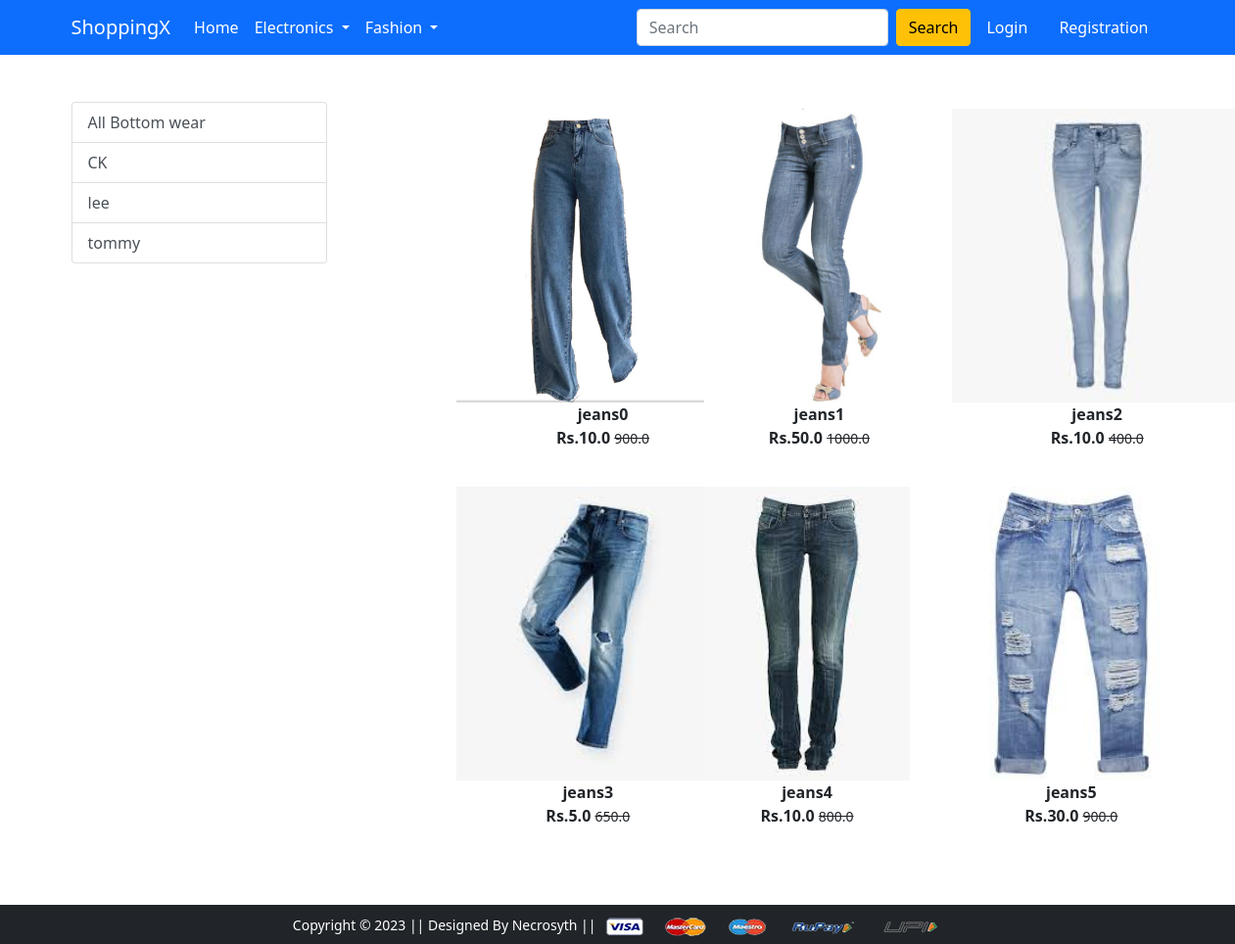
The app's page /bottomwear/ with its own data.
### app/models.py (models this page shows, shortened)
class Product(models.Model):
    title = models.CharField(max_length=100)
    selling_price = models.FloatField()
    discounted_price = models.FloatField()
    description = models.TextField()
    brand = models.CharField(max_length=100)
    category = models.CharField(choices=CATEGORY_CHOICE,max_length=2)
    product_image = models.ImageField(upload_to='productimg')

### app/views.py (the view)
# urls.py: path('bottomwear/',views.bottomwear,name='bottomwear'),
def bottomwear(request,data=None):
    content = show(request,'BW',data)
    return render(request, 'app/bottomwear.html',content)

### app/views.py (called while the page is built)
def show(request,category,data=None):
    brands = Product.objects.filter(category=category).values_list('brand',flat=True).distinct()
    if data == None:
        products = Product.objects.filter(category=category)
    else:
        products = Product.objects.filter(category=category).filter(brand=data)
    detail = {'products':products,'brand_list':brands}
    return detail

### app/templates/app/bottomwear.html (shortened to what this page needs)
{% extends 'app/base.html' %}
{% load static %}
{% block main-content %}
<div class="container my-5">
 <div class="row">
  <div class="col-sm-3">
   <div class="list-group">
    <a href="{% url 'bottomwear' %}" class="list-group-item list-group-item-action" aria-current="true">All Bottom wear</a>
    {% for cat in brand_list %}
    <a href="{% url 'bottomweardata' cat %}" class="list-group-item list-group-item-action" aria-current="true">{{cat}}</a>
    {% endfor %}
   </div>
   </div>
  <div class="col-sm-8 offset-sm-1">
   <div class="row">
        {% for product in products %}
            <div class="col-sm-4 text-center mb-4">
                <a href="{% url 'product-detail' product.id %}" class="btn">
                    <div class="item">
                        <img src="{{product.product_image.url}}" alt="" height="300" class="">
                        <div class="fw-bold">{{product.title}}</div>
                        <div class="fw-bold">Rs.{{product.discounted_price}} <small class="fw-light text-decoration-line-through">{{product.selling_price}}</small> </div>
                    </div>
                </a>
            </div>
        {% endfor %}
   </div>
  </div>
 </div>
</div>
{% endblock main-content %}

### records on screen
Product: product_image (picture), title "jeans0", discounted_price "10.0", selling_price "900.0"
Product: product_image (picture), title "jeans1", discounted_price "50.0", selling_price "1000.0"
Product: product_image (picture), title "jeans2", discounted_price "10.0", selling_price "400.0"
Product: product_image (picture), title "jeans3", discounted_price "5.0", selling_price "650.0"
Product: product_image (picture), title "jeans4", discounted_price "10.0", selling_price "800.0"
Product: product_image (picture), title "jeans5", discounted_price "30.0", selling_price "900.0"

### other values on screen
{{ cat }} "CK" "lee" "tommy"
